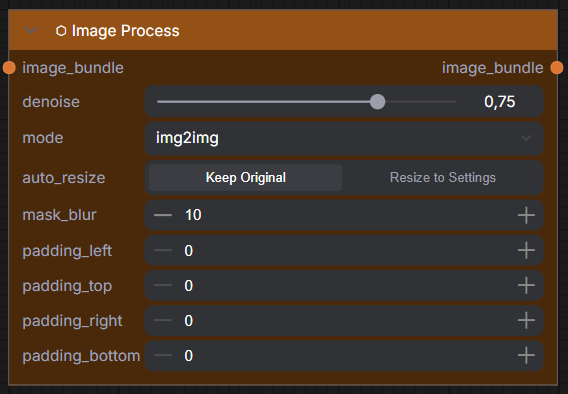
#> input picture assets/UmeAiRT_BlockImageProcess.png, 568 x 394 px; its folder holds only this picture in this run
$ python -i stitching.py   (imports and definitions only)
#> lines starting #> are read from the running program, lines starting #| are printed output that depends on the picture; after the words box and inside, x2 and y2 are one past the last pixel; in counts of white or black regions, pixels touching at a corner belong together
#> further down, picture is the input picture: shape (394, 568, 3); mean B, G, R 38, 52.3, 69.8
"""Stitching algorithms for blending upscaled tiles."""

import torch
import numpy as np
from PIL import Image
from scipy import ndimage
from scipy.signal import convolve2d
from collections import defaultdict
from typing import Any, Dict, List, Optional

try:
    import cv2
    HAS_OPENCV = True
except ImportError:
    HAS_OPENCV = False

from .image_utils import tensor_to_pil, pil_to_tensor
from .seedvr2_adapter import execute_seedvr2


# [212 lines left out: functions _get_optimal_batch_size, _create_base_image, _batch_upscale_tiles, _prepare_tile_for_stitching, _build_laplacian_pyramid, _collapse_laplacian_pyramid and 1 more, not called in this run]


def _compute_structure_tensor(image: np.ndarray, sigma: float = 1.5):
    """Compute structure tensor for content-aware blending."""
#> called with sigma = 1.5
    if len(image.shape) == 3:
        gray = np.mean(image, axis=2)
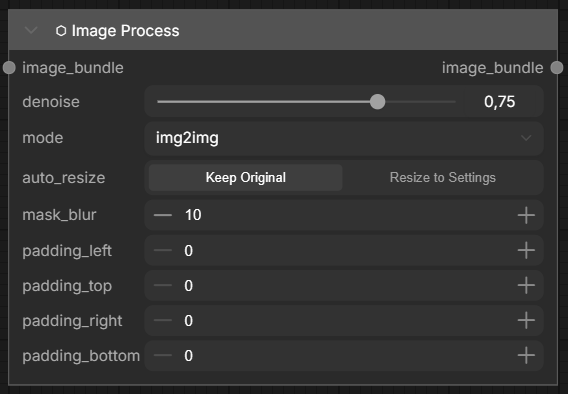
#> gray: shape (394, 568) float64; min 19, max 255, mean 53.4
    else:
        gray = image

    Ix = ndimage.sobel(gray, axis=1)
    Iy = ndimage.sobel(gray, axis=0)
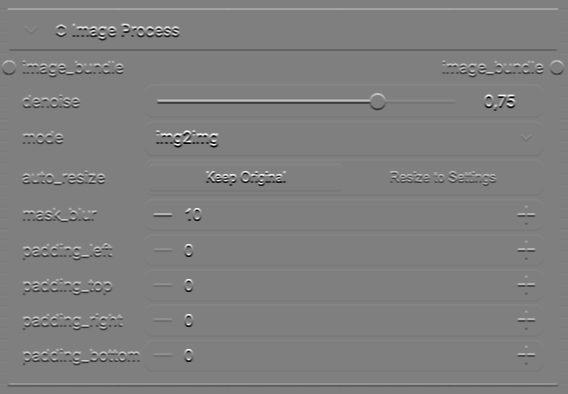
#> Iy: shape (394, 568) float64; min -817.3, max 817.3, mean 0; drawn with min black and max white

    Ixx = ndimage.gaussian_filter(Ix * Ix, sigma)
    Iyy = ndimage.gaussian_filter(Iy * Iy, sigma)
    Ixy = ndimage.gaussian_filter(Ix * Iy, sigma)
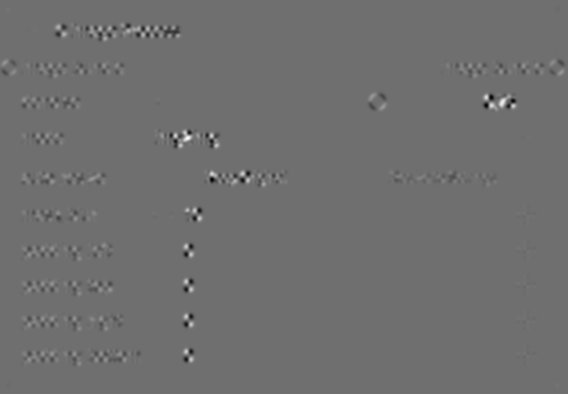
#> Ixy: shape (394, 568) float64; min -97883.6, max 126157.8, mean 35.1; drawn with min black and max white

    trace = Ixx + Iyy
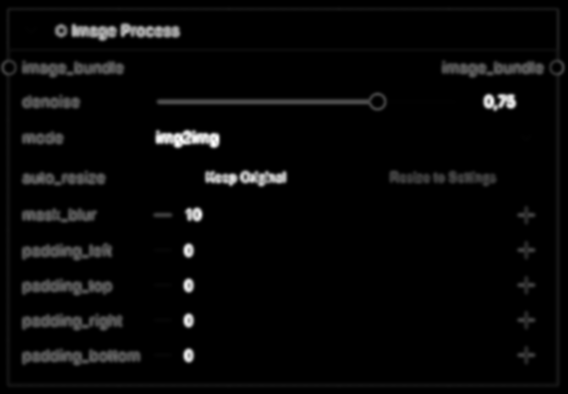
#> trace: shape (394, 568) float64; min 0, max 372164.7, mean 11971.7; drawn with min black and max white
    det = Ixx * Iyy - Ixy * Ixy

    discriminant = np.maximum(trace * trace - 4 * det, 0)
    lambda1 = (trace + np.sqrt(discriminant)) / 2
    lambda2 = (trace - np.sqrt(discriminant)) / 2
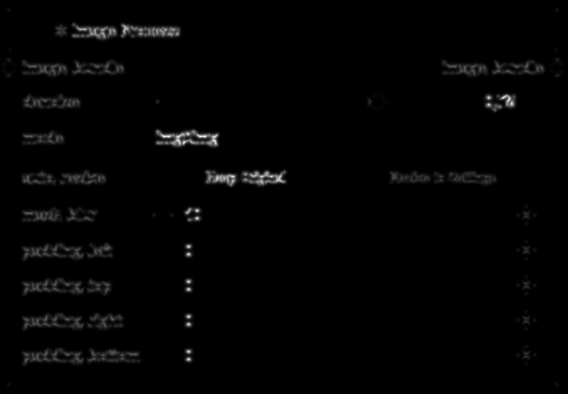
#> lambda2: shape (394, 568) float64; min 0, max 157984.2, mean 2170; drawn with min black and max white

    edge_strength = lambda1

    coherence = np.zeros_like(trace)
    mask = lambda1 > 1e-5
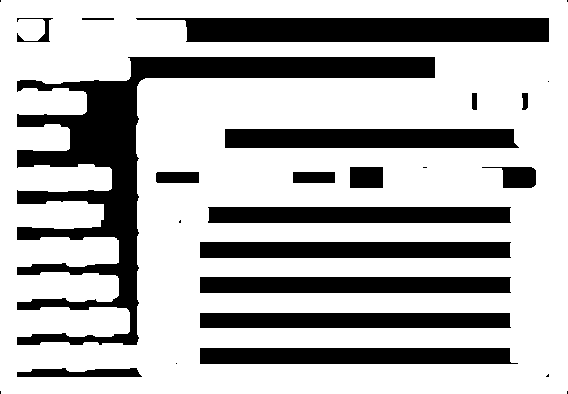
#> mask: shape (394, 568) bool; 71.3% white; 26 black regions (9 under 20 px), largest, box (x1, y1, x2, y2) and area: (17, 57, 435, 345) 21805, (136, 18, 549, 42) 8798, (225, 129, 519, 148) 5506
    coherence[mask] = (lambda1[mask] - lambda2[mask]) / (lambda1[mask] + lambda2[mask])
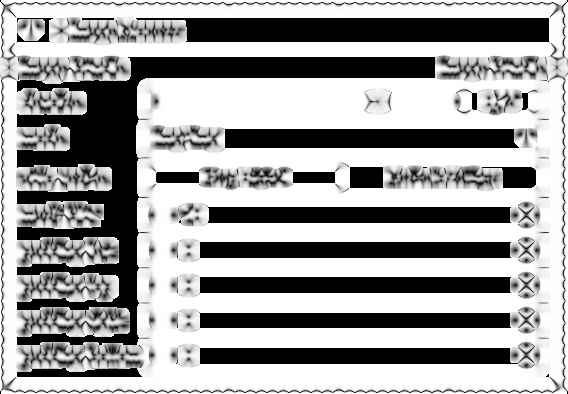
#> coherence: shape (394, 568) float64; min 0, max 1, mean 0.629

    if edge_strength.max() > 0:
        edge_strength = edge_strength / edge_strength.max()
    coherence = np.clip(coherence, 0, 1)

    return edge_strength, coherence


# [510 lines left out: functions process_and_stitch, _apply_edge_aware_antialiasing, _process_and_stitch_multiband, _process_and_stitch_bilateral, _process_and_stitch_content_aware, _process_and_stitch_zero_blur and 2 more, not called in this run]

>>> import cv2
>>> picture = cv2.imread('../assets/UmeAiRT_BlockImageProcess.png')
>>> result = _compute_structure_tensor(picture)

$ run again, on assets/UmeAiRT_GenerationSettings.png
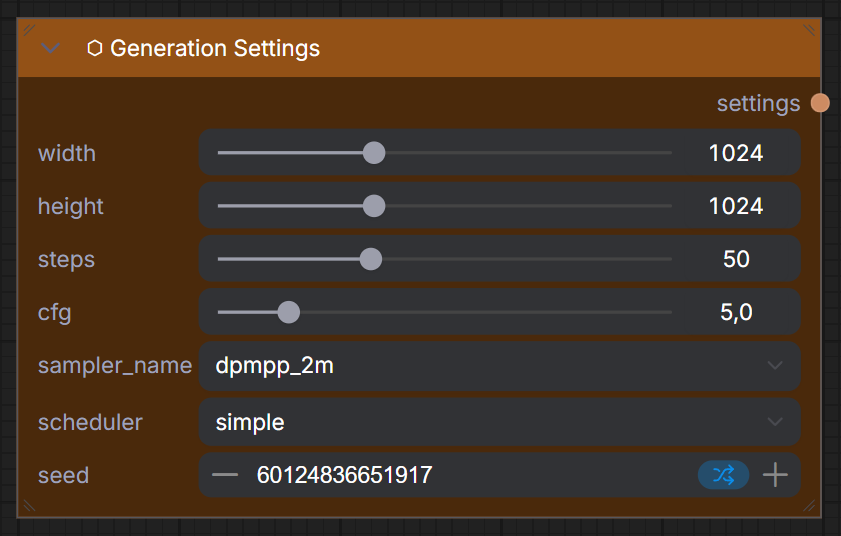
#> input picture assets/UmeAiRT_GenerationSettings.png, 841 x 536 px
#> picture is the input picture: shape (536, 841, 3); mean B, G, R 38.3, 52.6, 69.8
#> in _compute_structure_tensor, `mask = lambda1 > 1e-5`:
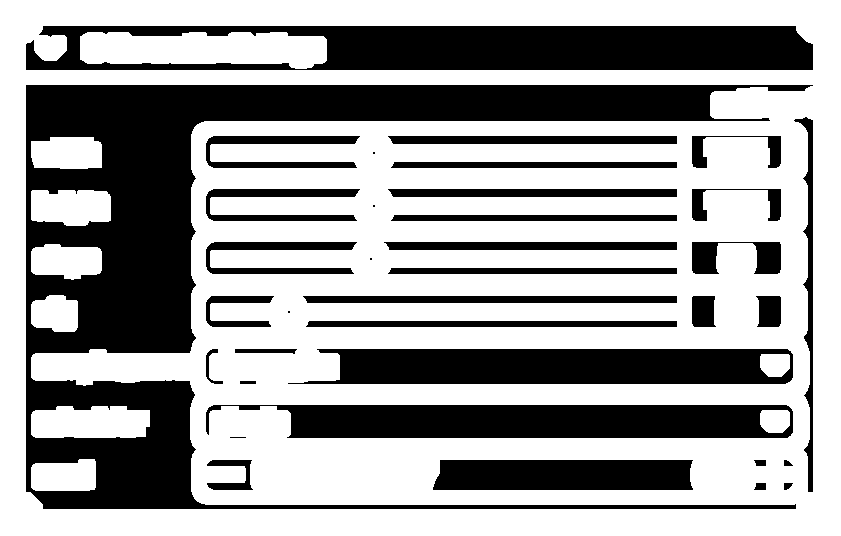
#> mask: shape (536, 841) bool; 62.1% white; 36 black regions (5 under 20 px), largest, box (x1, y1, x2, y2) and area: (26, 85, 813, 509) 73594, (26, 26, 813, 70) 26032, (206, 405, 793, 438) 16263
#> in _compute_structure_tensor, `coherence[mask] = (lambda1[mask] - lambda2[mask]) / (lambda1[mask] + l..`:
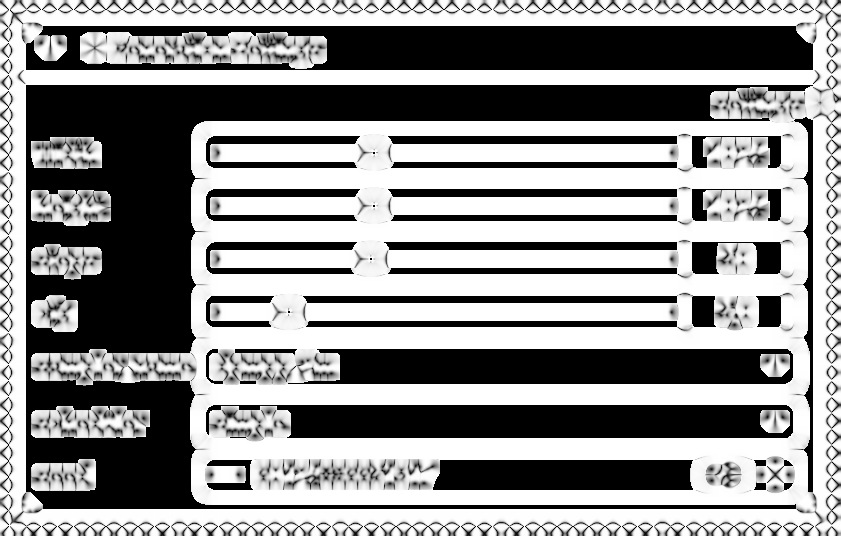
#> coherence: shape (536, 841) float64; min 0, max 1, mean 0.565

$ run again, on assets/UmeAiRT_ImageProcess_Img2Img.png
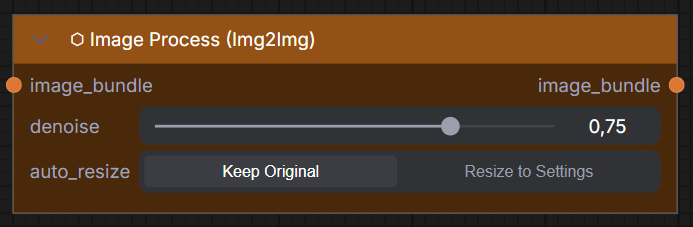
#> input picture assets/UmeAiRT_ImageProcess_Img2Img.png, 693 x 227 px
#> picture is the input picture: shape (227, 693, 3); mean B, G, R 34.5, 55.3, 79.6
#> mask: shape (227, 693) bool; 73.7% white; 26 black regions (3 under 20 px), largest, box (x1, y1, x2, y2) and area: (239, 23, 669, 56) 11720, (148, 71, 532, 99) 10459, (21, 99, 669, 205) 9348
#> in _compute_structure_tensor, `coherence[mask] = (lambda1[mask] - lambda2[mask]) / (lambda1[mask] + l..`:
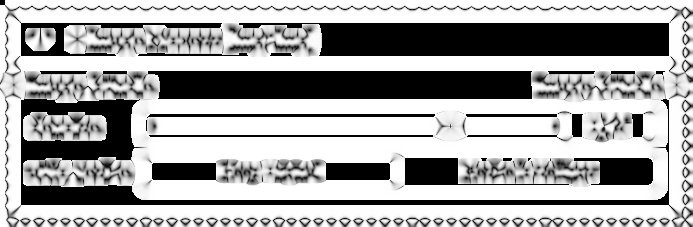
#> coherence: shape (227, 693) float64; min 0, max 1, mean 0.652
